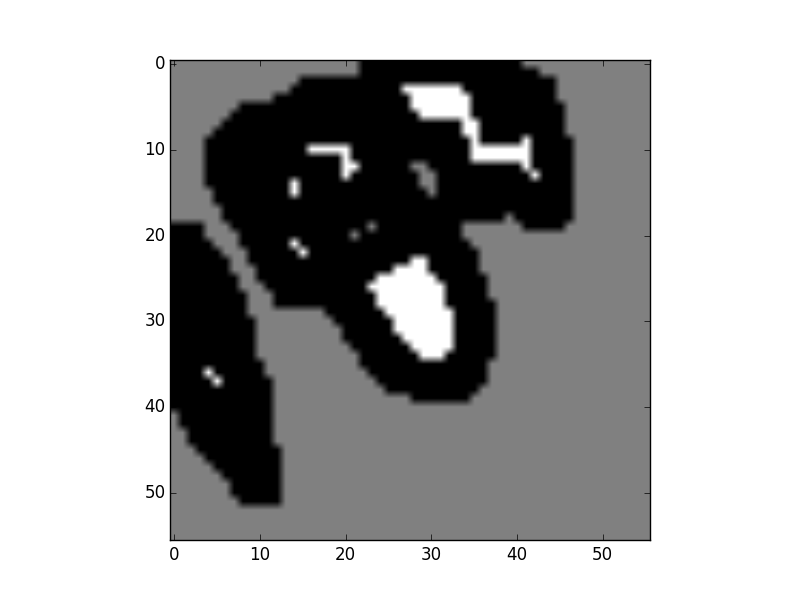
#> input picture FgVsBg.png, 800 x 600 px
$ python segment_demo.py FgVsBg.png out.png out.png
#> lines starting #> are read from the running program, lines starting #| are printed output that depends on the picture; after the words box and inside, x2 and y2 are one past the last pixel; in counts of white or black regions, pixels touching at a corner belong together
import sys
import cv2
import numpy
from scipy.ndimage import label

def segment_on_dt(a, img):
    border = cv2.dilate(img, None, iterations=5)
    border = border - cv2.erode(border, None)

    dt = cv2.distanceTransform(img, 2, 3)
    dt = ((dt - dt.min()) / (dt.max() - dt.min()) * 255).astype(numpy.uint8)
    _, dt = cv2.threshold(dt, 180, 255, cv2.THRESH_BINARY)
    lbl, ncc = label(dt)
    lbl = lbl * (255/ncc)
    # Completing the markers now.
    lbl[border == 255] = 255

    lbl = lbl.astype(numpy.int32)
    cv2.watershed(a, lbl)

    lbl[lbl == -1] = 0
    lbl = lbl.astype(numpy.uint8)
    return 255 - lbl


img = cv2.imread(sys.argv[1])
#> img is the input picture: shape (600, 800, 3); min 0, max 255, mean 169.9

# Pre-processing.
img_gray = cv2.cvtColor(img, cv2.COLOR_BGR2GRAY)
_, img_bin = cv2.threshold(img_gray, 0, 255,
        cv2.THRESH_OTSU)
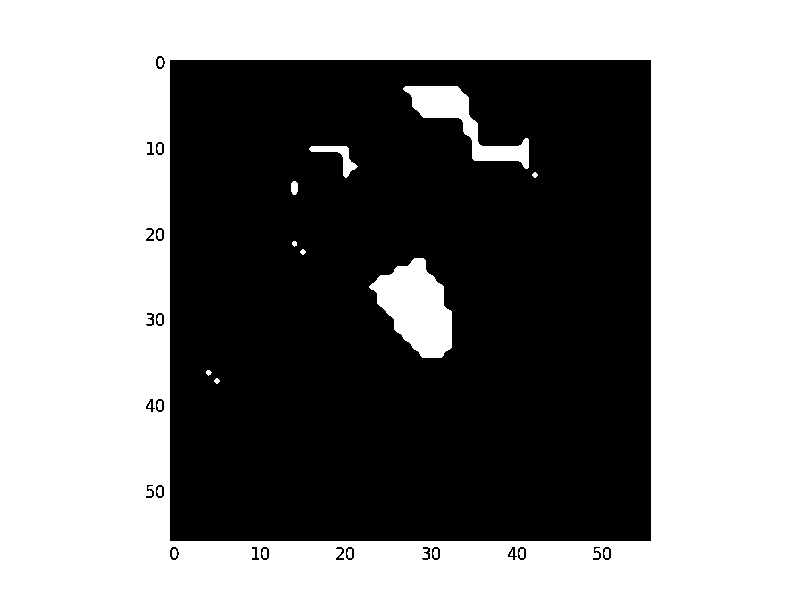
#> img_bin: shape (600, 800); 53.4% white; 23 black regions, largest, box (x1, y1, x2, y2) and area: (170, 60, 651, 541) 222598, (156, 56, 165, 69) 54, (170, 547, 179, 560) 54
img_bin = cv2.morphologyEx(img_bin, cv2.MORPH_OPEN,
        numpy.ones((3, 3), dtype=int))
#> img_bin: shape (600, 800); 53.4% white; 15 black regions, largest, box (x1, y1, x2, y2) and area: (170, 60, 651, 541) 222634, (146, 313, 164, 326) 123, (422, 547, 440, 560) 123

result = segment_on_dt(img, img_bin)
#> in segment_on_dt, `border = cv2.dilate(img, None, iterations=5)`: border: shape (600, 800); 56.9% white; 1 black region, box (x1, y1, x2, y2) and area: (175, 65, 646, 536) 206911
#> in segment_on_dt, `border = border - cv2.erode(border, None)`: border: shape (600, 800); 0.67% white in thin lines or dots, all inside (x1, y1, x2, y2) = (174, 64, 647, 537)
#> in segment_on_dt, `dt = ((dt - dt.min()) / (dt.max() - dt.min()) * 255).astype(numpy.uint8)`:
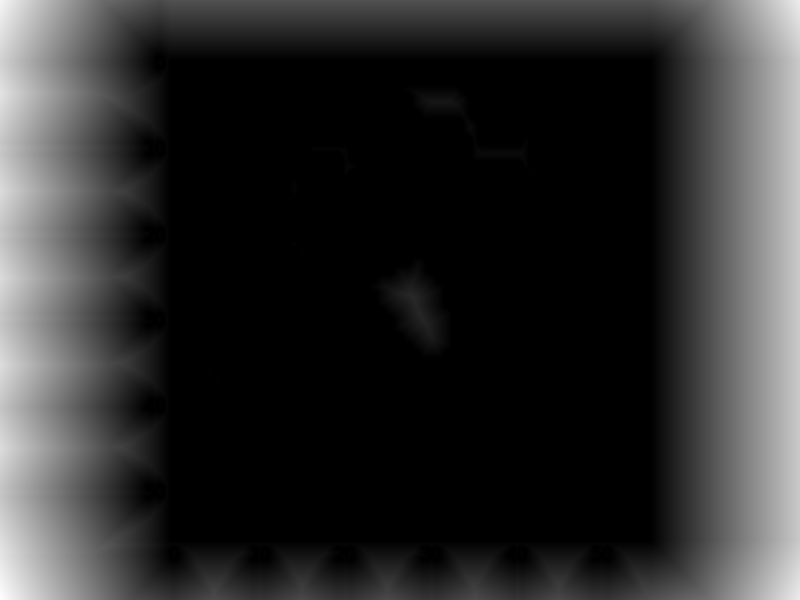
#> dt: shape (600, 800); min 0, max 255, mean 45.6
#> in segment_on_dt, `_, dt = cv2.threshold(dt, 180, 255, cv2.THRESH_BINARY)`: dt: shape (600, 800); 5.4% white; 2 white regions, box (x1, y1, x2, y2) and area: (0, 0, 55, 600) 14935, (758, 0, 800, 600) 11112
#> in segment_on_dt, `lbl, ncc = label(dt)`:
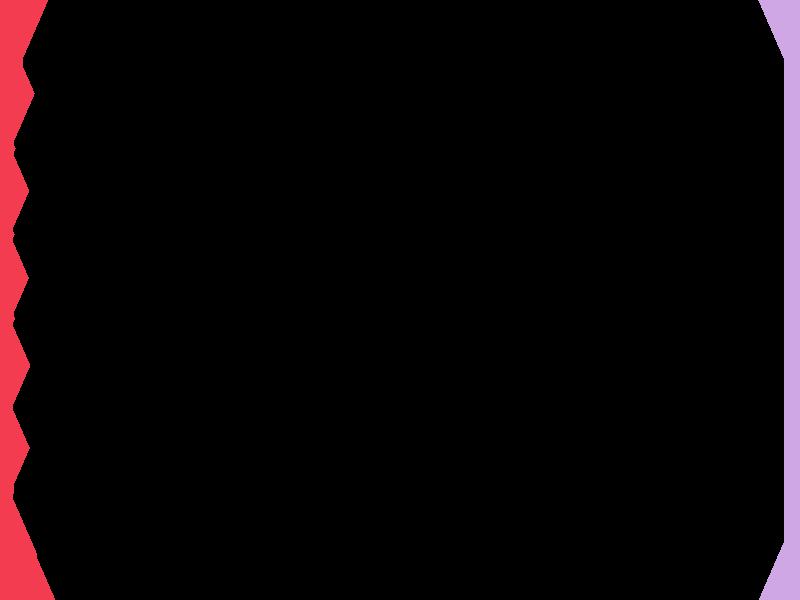
#> lbl: shape (600, 800) int32; 3 distinct labels, from 0 to 2; one colour per label, 0 black
#> in segment_on_dt, `lbl, ncc = label(dt)`: ncc = 2
#> in segment_on_dt, `lbl[border == 255] = 255`: lbl: shape (600, 800) float64; min 0, max 255, mean 11.6
#> in segment_on_dt, `lbl = lbl.astype(numpy.int32)`: lbl: shape (600, 800) int32; 3 distinct labels, from 0 to 255
#> in segment_on_dt, `lbl[lbl == -1] = 0`:
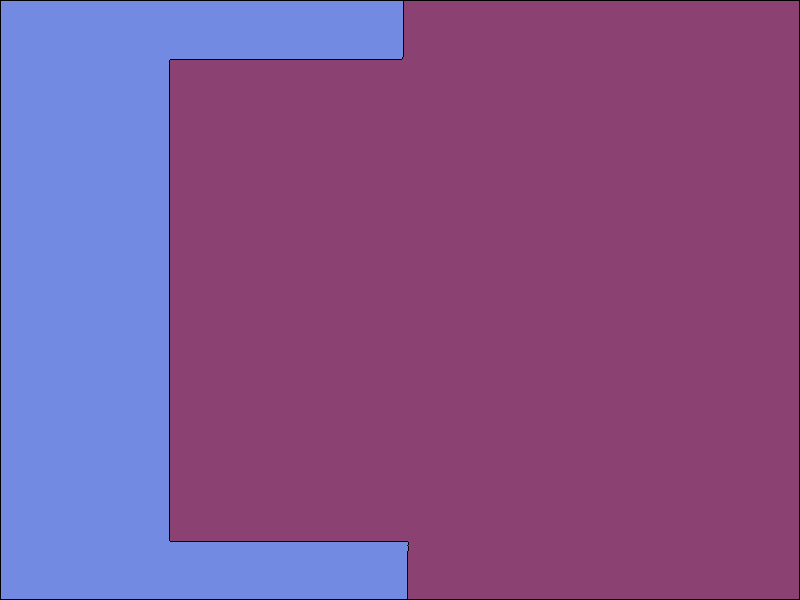
#> lbl: shape (600, 800) int32; 3 distinct labels, from 0 to 255; one colour per label, 0 black
#> in segment_on_dt, `lbl = lbl.astype(numpy.uint8)`:
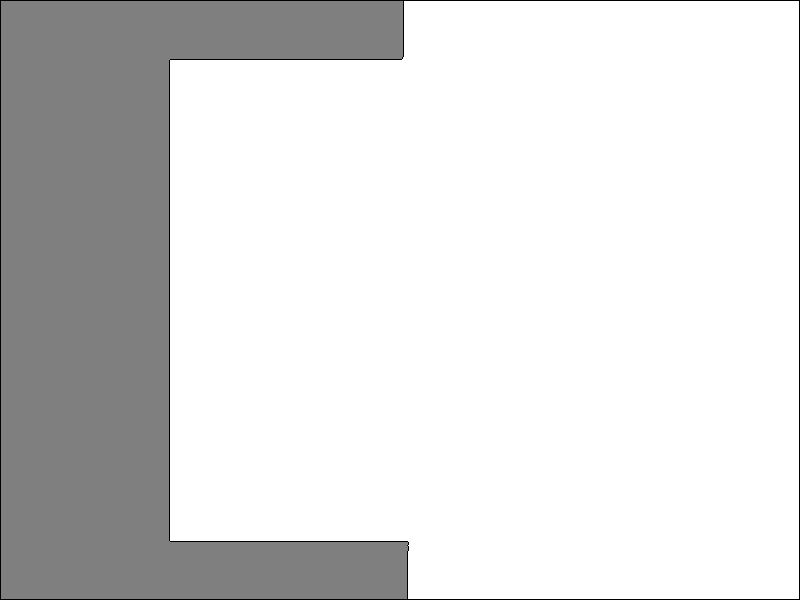
#> lbl: shape (600, 800); min 0, max 255, mean 218.9
#> in segment_on_dt, `return 255 - lbl`:
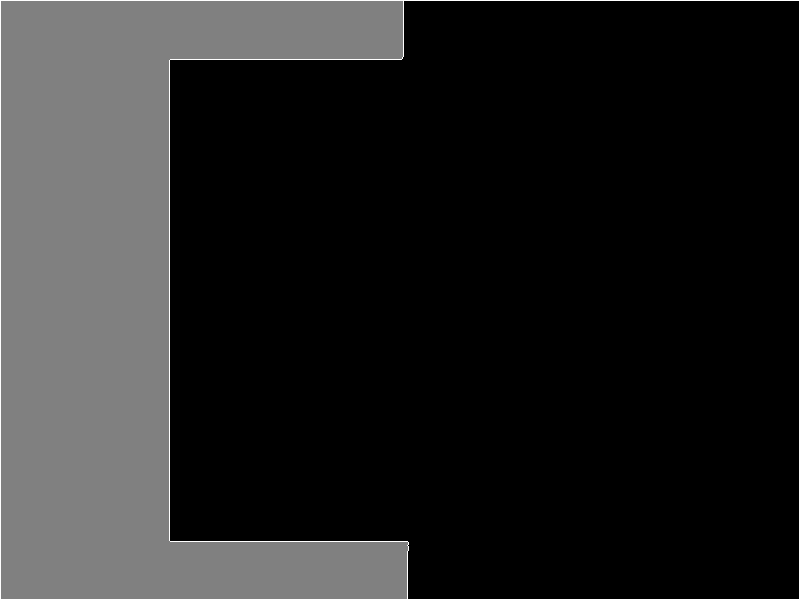
#> returned value: shape (600, 800); min 0, max 255, mean 36.1
cv2.imwrite(sys.argv[2], result)

result[result != 255] = 0
#> result: shape (600, 800); 0.8% white in thin lines or dots
result = cv2.dilate(result, None)
#> result: shape (600, 800); 1.8% white; 1 white region, box (x1, y1, x2, y2) and area: (0, 0, 800, 600) 8791
img[result == 255] = (0, 0, 255)
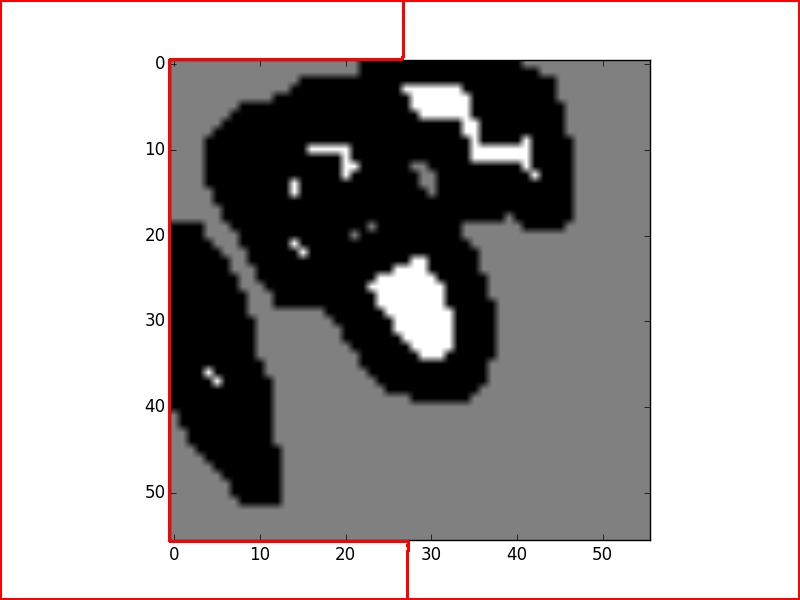
#> img: shape (600, 800, 3); 1.83% of pixels changed, all inside (x1, y1, x2, y2) = (0, 0, 800, 600)
cv2.imwrite(sys.argv[3], img)
